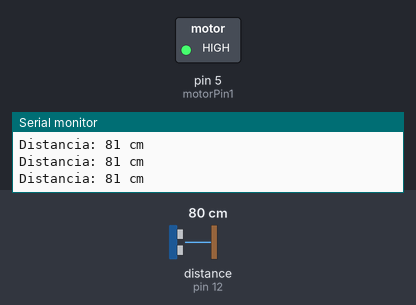
This sketch was run on a simulated Arduino Uno, built with avr-gcc and run on an emulated ATmega328P. On the bench: switched loads named in the sketch (green lamp = pin HIGH), the last lines printed to the serial monitor. The test bench sets the inputs (shaded band); at power-on: distance to the obstacle (sensor on pin 12) 80 cm. The echo pulse lasts 58.3 µs per cm.

Above: at 1.4 s.
1.5 s: distance to the obstacle (sensor on pin 12) set to 22 cm
3.0 s: distance to the obstacle (sensor on pin 12) set to 18 cm
At 3.7 s:
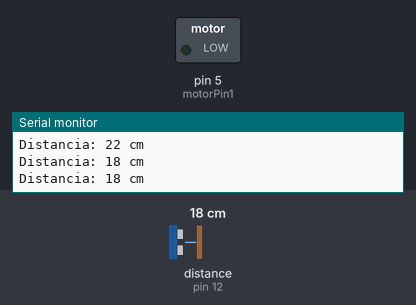
4.5 s: distance to the obstacle (sensor on pin 12) set to 35 cm
At 5.3 s:
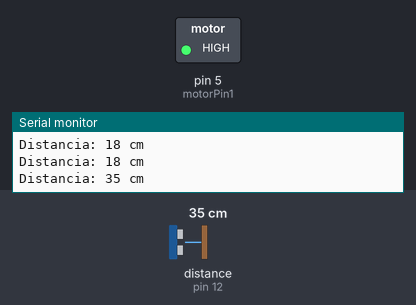
6.3 s: distance to the obstacle (sensor on pin 12) set to 2 cm
At 6.9 s:
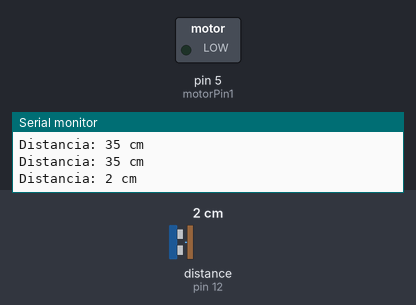
Timing chart, 0 to 9.1 s (numbered marks = the images above; inputs shaded):
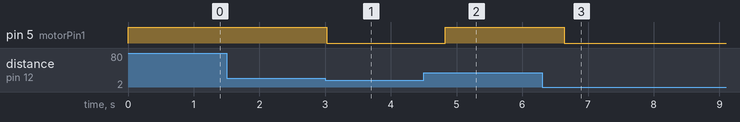

Measured:
- the behaviour switches between 21 and 20 cm on distance to the obstacle (sensor on pin 12) (found by bisection; images 0 and 1)
- after the input at 3.0 s, pin 5 (motorPin1): HIGH → LOW at once
- after the input at 4.5 s, pin 5 (motorPin1): LOW → HIGH after 0.33 s
- after the input at 6.3 s, pin 5 (motorPin1): HIGH → LOW after 0.34 s

The sketch:

SUMMO.00002.ino
```cpp
// Incluye la librería para el sensor ultrasónico
#include <NewPing.h>

// Configuración del motor
const int motorPin1 = 5; // Conecta al pin IN1 del motor

// Configuración del sensor ultrasónico
const int trigPin = 9;
const int echoPin = 12;

// Configuración de distancia umbral para detección
const int distanciaUmbral = 20; // En centímetros

// Crea un objeto NewPing para el sensor ultrasónico
NewPing sonar(trigPin, echoPin);

void setup() {
    pinMode(motorPin1, OUTPUT);
    Serial.begin(9600); // Inicializa la comunicación serial
}

void loop() {
    // Mide la distancia con el sensor ultrasónico
    int distancia = sonar.ping_cm();

    // Control del motor según la distancia
    if (distancia > distanciaUmbral) {
        // Avanza
        digitalWrite(motorPin1, HIGH);
    } else {
        // Detiene el motor
        digitalWrite(motorPin1, LOW);
    }

    // Muestra la distancia en el monitor serial
    Serial.print("Distancia: ");
    Serial.print(distancia);
    Serial.println(" cm");
    delay(600); // Pequeña pausa para evitar lecturas rápidas
}
```
